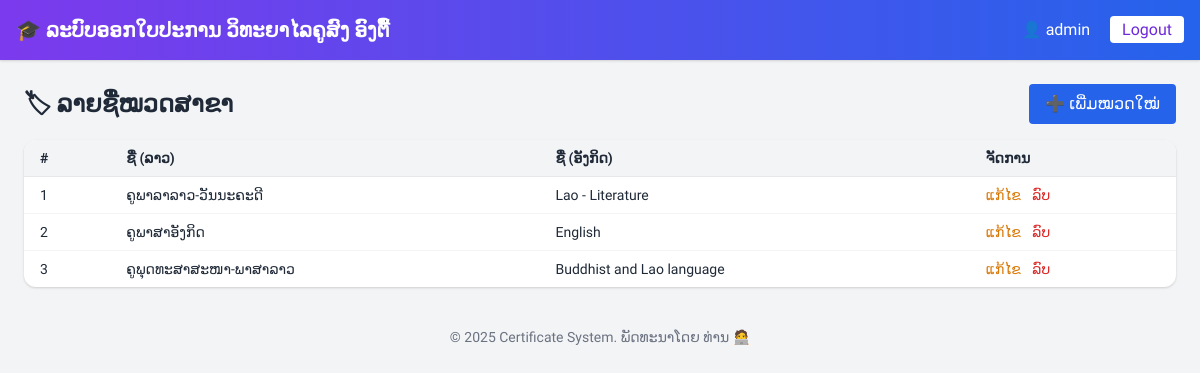
The app's page /views/major_category_list.php (signed in) with its own data.
### tables this page shows
CREATE TABLE `major_categories` (
  `id` int(11) NOT NULL COMMENT 'ລະຫັດໝວດສາຂາ',
  `category_name_lao` varchar(100) NOT NULL COMMENT 'ຊື່ໝວດສາຂາ (ພາສາລາວ)',
  `category_name_en` varchar(100) NOT NULL COMMENT 'ຊື່ໝວດສາຂາ (ພາສາອັງກິດ)'
);

### views/major_category_list.php (the view, shortened to what this page needs)
<?php
require_once(__DIR__ . '/../config/config.php');
$stmt = $pdo->query("SELECT * FROM major_categories ORDER BY id DESC");
$categories = $stmt->fetchAll();
?>
<?php include('header.php'); ?>
<main class="flex-1 p-6">
  <div class="flex justify-between items-center mb-4">
    <h2 class="text-2xl font-bold">🏷 ລາຍຊື່ໝວດສາຂາ</h2>
    <a href="<?= BASE_URL ?>views/major_category_add.php" class="bg-blue-600 text-white px-4 py-2 rounded hover:bg-blue-700">➕ ເພີ່ມໝວດໃໝ່</a>
  </div>
  <div class="overflow-x-auto bg-white rounded-xl shadow">
    <table class="min-w-full divide-y divide-gray-200 text-sm">
      <thead class="bg-gray-100">
        <tr>
          <th class="px-4 py-2 text-left">#</th>
          <th class="px-4 py-2 text-left">ຊື່ (ລາວ)</th>
          <th class="px-4 py-2 text-left">ຊື່ (ອັງກິດ)</th>
          <th class="px-4 py-2 text-left">ຈັດການ</th>
        </tr>
      </thead>
      <tbody class="divide-y divide-gray-100">
        <?php foreach ($categories as $index => $cat): ?>
          <tr class="hover:bg-gray-50">
            <td class="px-4 py-2"><?= $index + 1 ?></td>
            <td class="px-4 py-2"><?= htmlspecialchars($cat['category_name_lao']) ?></td>
            <td class="px-4 py-2"><?= htmlspecialchars($cat['category_name_en']) ?></td>
            <td class="px-4 py-2 space-x-2">
              <a href="<?= BASE_URL ?>views/major_category_edit.php?id=<?= $cat['id'] ?>" class="text-yellow-600 hover:underline">ແກ້ໄຂ</a>
              <a href="<?= BASE_URL ?>actions/major_category_delete.php?id=<?= $cat['id'] ?>" class="text-red-600 hover:underline" onclick="return confirm('ຢືນຢືນການລົບ?')">ລົບ</a>
            </td>
          </tr>
        <?php endforeach; ?>
      </tbody>
    </table>
  </div>
</main>
<?php include('footer.php'); ?>

### views/header.php (style rules this page uses)
body { font-family: 'Phetsarath', sans-serif; }

### records on screen
major_categories: category_name_lao "ຄູພາລາລາວ-ວັນນະຄະດີ", category_name_en "Lao - Literature"
major_categories: category_name_lao "ຄູພາສາອັງກິດ", category_name_en "English"
major_categories: category_name_lao "ຄູພຸດທະສາສະໜາ-ພາສາລາວ", category_name_en "Buddhist and Lao language"

### other values on screen
$_SESSION['user']['username'] "admin"
